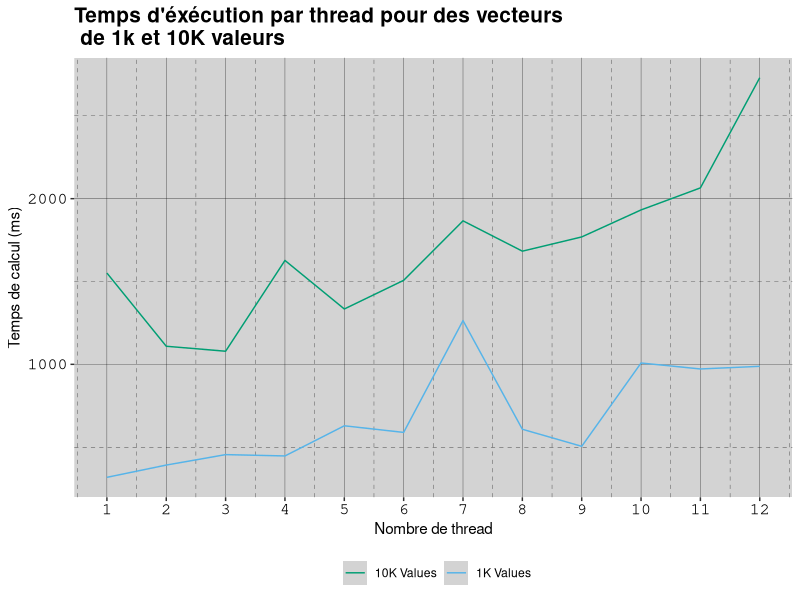
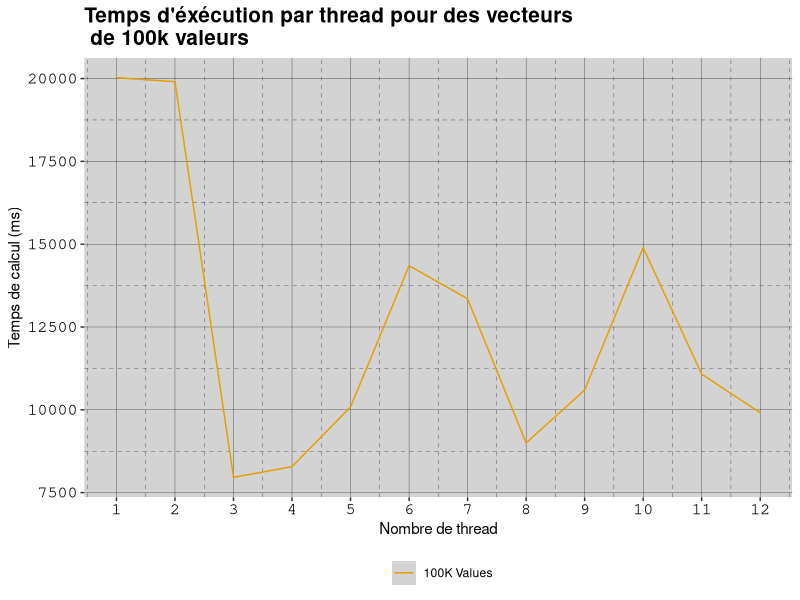
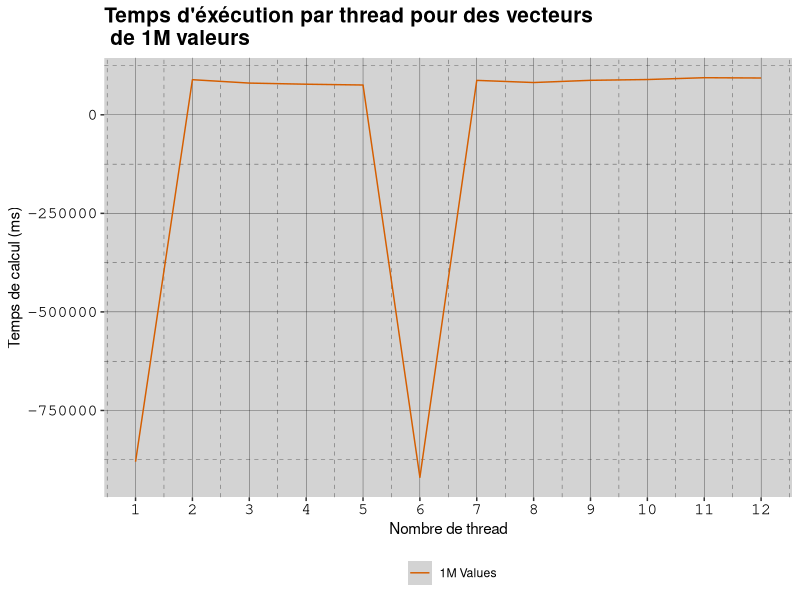
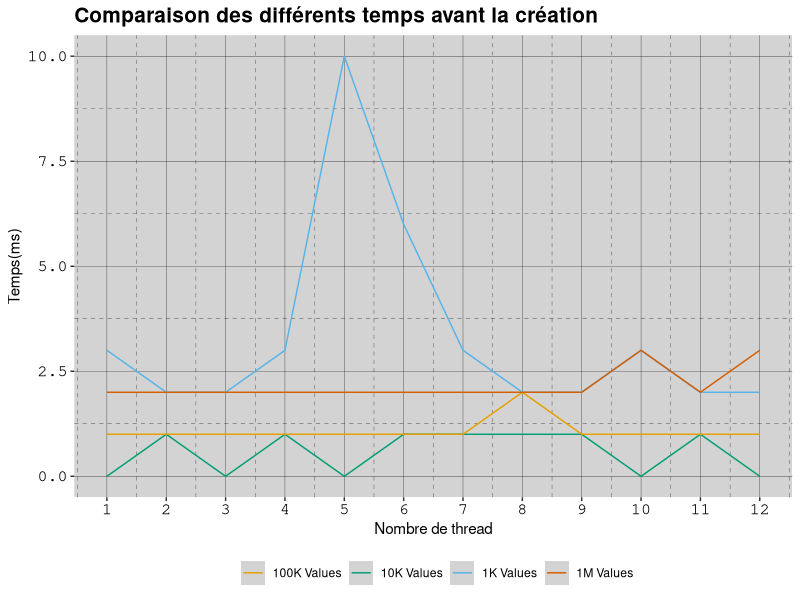

Source code (R) for these figures, in order:
# script R permettant de comparer les temps moyens de calcul des produits de matrices carrées entre algo classique et algo transposée
# pour des tailles variant de 2000 à 5000


library(ggplot2)
library(plyr)
library(reshape2)

# extraction des données
data_thread1K <- data.frame(read.table(file="resultat/result1K.txt",sep=' ', dec='.',col.names=c("Nb_Thread", "Before_Crea","Crea_Thread","Wait","Tri","Destruct","Total")))
data_thread10K <- data.frame(read.table(file="resultat/result10K.txt",sep=' ', dec='.',col.names=c("Nb_Thread", "Before_Crea","Crea_Thread","Wait","Tri","Destruct","Total")))
data_thread100K <- data.frame(read.table(file="resultat/result100K.txt",sep=' ', dec='.',col.names=c("Nb_Thread", "Before_Crea","Crea_Thread","Wait","Tri","Destruct","Total")))
data_thread1M <- data.frame(read.table(file="resultat/result1M.txt",sep=' ', dec='.',col.names=c("Nb_Thread", "Before_Crea","Crea_Thread","Wait","Tri","Destruct","Total")))
# analyse statistique

stat_1K<-ddply(data_thread1K,c("Nb_Thread"),summarise,total=Total)
stat_10K<-ddply(data_thread10K,c("Nb_Thread"),summarise,total=Total)
stat_100K<-ddply(data_thread100K,c("Nb_Thread"),summarise,total=Total)
stat_1M<-ddply(data_thread1M,c("Nb_Thread"),summarise,total=Total)


# tracé des résultats obtenus

p <- ggplot()+scale_x_continuous(breaks=seq(0, 14, 1))+ expand_limits(y=min(stat_1K[,2]))

p <- p + geom_line(data=stat_1K, aes(x=Nb_Thread, y=total, colour = "1K Values"))
p <- p + geom_line(data=stat_10K, aes(x=Nb_Thread, y=total, colour = "10K Values"))

cbPalette <- c("1K Values"="#56B4E9","10K Values"="#009E73","100K Values"="#E69F00","1M Values"="#D55E00","point"="black")

themes <-  theme(panel.background = element_rect(fill = "lightgrey"),
                panel.grid.minor = element_line(colour = "black", linetype="dashed", size = 0.1),
                panel.grid.major = element_line(colour = "black", size = 0.1),
                plot.title = element_text(family = "Helvetica", face = "bold", size = (15)),
                axis.text = element_text(family = "Courier", colour = "black", size = (12)),
                legend.position="bottom")

axis_x <- xlab("Nombre de thread")

scale_colour <- scale_colour_manual("",values = cbPalette)

p <-  p + axis_x
p <- p + ylab("Temps de calcul (ms)")
p <-  p + themes
p <- p + scale_colour

pdf("pdf/1K_10K_Total_Exec.pdf")
print(p+ ggtitle("Temps d'éxécution par thread pour des vecteurs \n de 1k et 10K valeurs"))
dev.off()



p <- ggplot()+scale_x_continuous(breaks=seq(0, 14, 1))
p <- p + geom_line(data=stat_100K, aes(x=Nb_Thread, y=total, colour = "100K Values"))

p <-  p + axis_x
p <- p + ylab("Temps de calcul (ms)")
p <-  p + themes
p <- p + scale_colour


pdf("pdf/100K_Total_Exec.pdf")
print(p+ ggtitle("Temps d'éxécution par thread pour des vecteurs \n de 100k valeurs"))
dev.off()



p <- ggplot()+scale_x_continuous(breaks=seq(0, 14, 1))
p <- p + geom_line(data=stat_1M, aes(x=Nb_Thread, y=total, colour = "1M Values"))

p <-  p + axis_x
p <- p + ylab("Temps de calcul (ms)")
p <-  p + themes
p <- p + scale_colour

pdf("pdf/1M_Total_Exec.pdf")
print(p+ ggtitle("Temps d'éxécution par thread pour des vecteurs \n de 1M valeurs"))
dev.off()




stat_1K<-ddply(data_thread1K,c("Nb_Thread"),summarise,Before_Crea=Before_Crea)
stat_10K<-ddply(data_thread10K,c("Nb_Thread"),summarise,Before_Crea=Before_Crea)
stat_100K<-ddply(data_thread100K,c("Nb_Thread"),summarise,Before_Crea=Before_Crea)
stat_1M<-ddply(data_thread1M,c("Nb_Thread"),summarise,Before_Crea=Before_Crea)




p <- ggplot()+scale_x_continuous(breaks=seq(0, 14, 1))
p <- p + geom_line(data=stat_1K, aes(x=Nb_Thread, y=Before_Crea, colour = "1K Values"))
p <- p + geom_line(data=stat_10K, aes(x=Nb_Thread, y=Before_Crea, colour = "10K Values"))
p <- p + geom_line(data=stat_100K, aes(x=Nb_Thread, y=Before_Crea, colour = "100K Values"))
p <- p + geom_line(data=stat_1M, aes(x=Nb_Thread, y=Before_Crea, colour = "1M Values"))

p <-  p + axis_x
p <- p + ylab("Temps(ms)")
p <-  p + themes
p <- p + scale_colour


pdf("pdf/Before_Crea.pdf")
print(p+ ggtitle("Comparaison des différents temps avant la création"))
dev.off()
